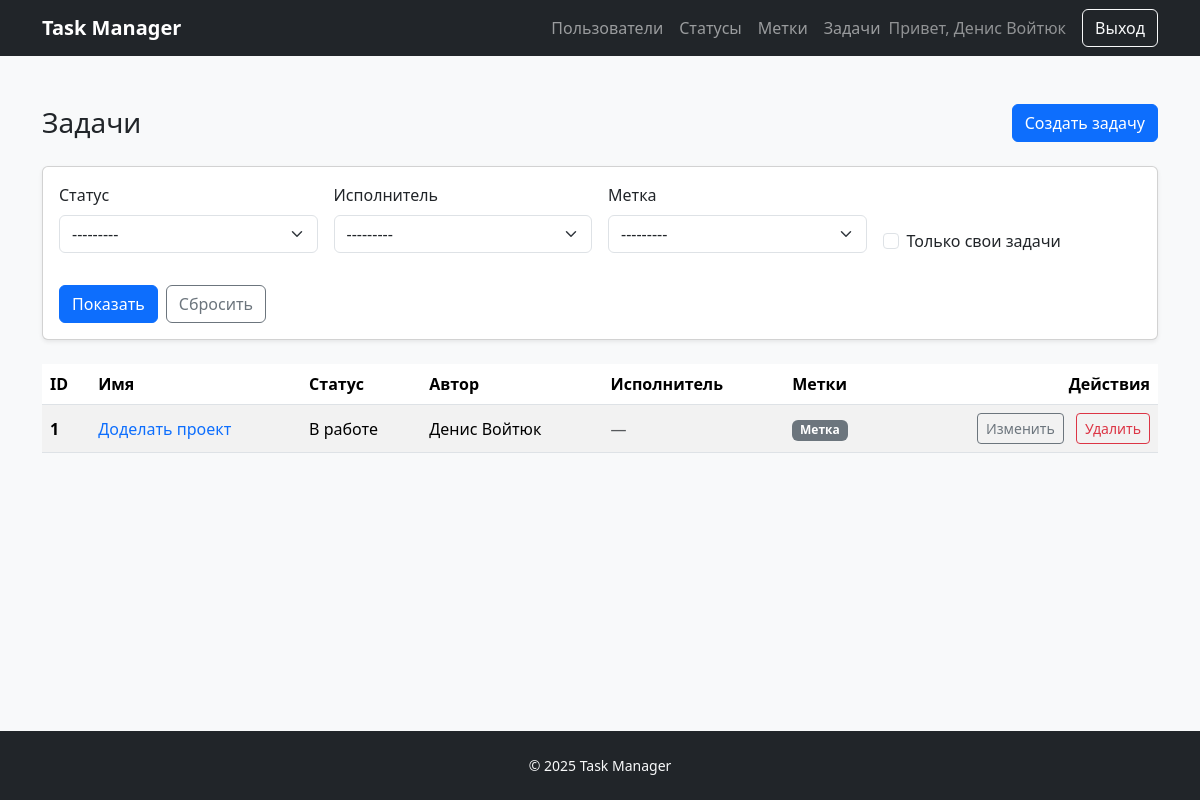
The page /tasks/ (signed in) on the database as committed earlier.
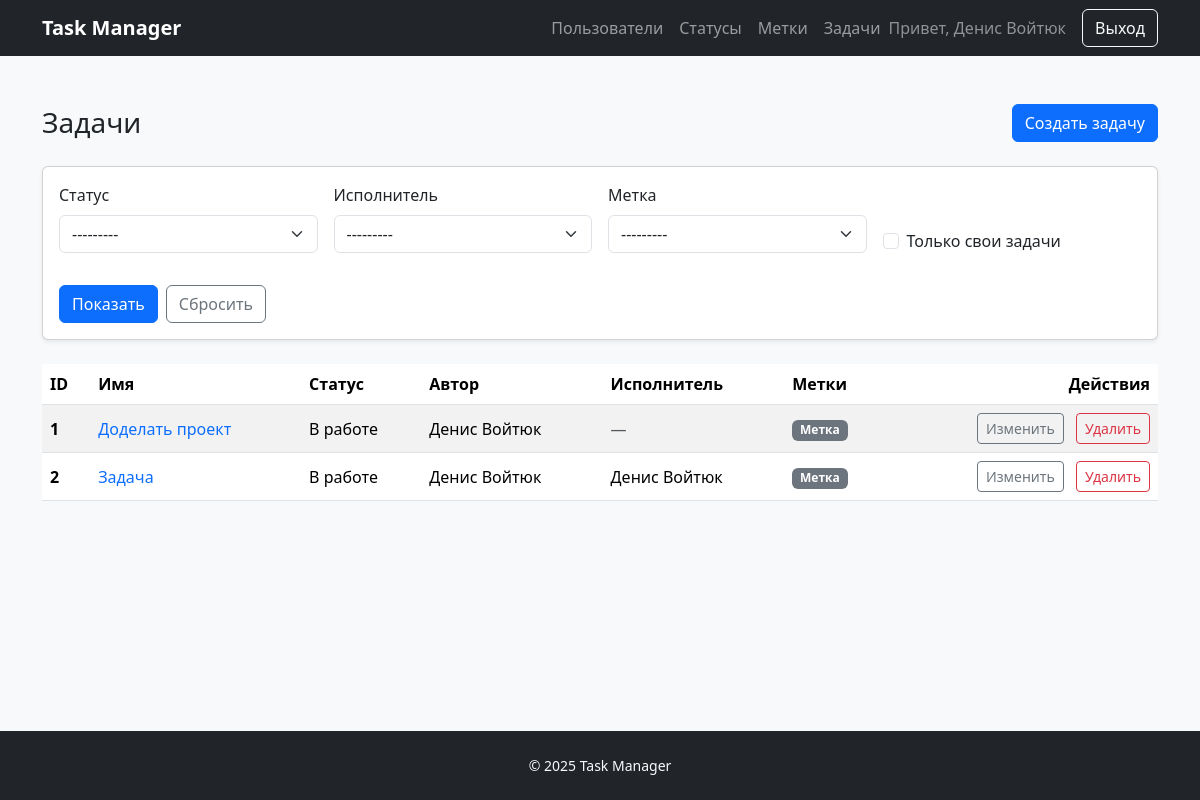
The same page on the database as committed later.
### task_manager/tasks/models.py (models this page shows, shortened)
class Task(models.Model):
    name = models.CharField(_("Name"), max_length=150)
    description = models.TextField(_("Description"), blank=True)
    status = models.ForeignKey(
        Status,
        on_delete=models.PROTECT,
        related_name="tasks",
        verbose_name=_("Status"),
    )
    author = models.ForeignKey(
        User,
        on_delete=models.PROTECT,
        related_name="authored_tasks",
        verbose_name=_("Author"),
    )
    executor = models.ForeignKey(
        User,
        on_delete=models.PROTECT,
        related_name="assigned_tasks",
        verbose_name=_("Executor"),
        null=True,
        blank=True,
    )
    labels = models.ManyToManyField(
        Label,
        related_name="tasks",
        verbose_name=_("Labels"),
        blank=True,
    )
    created_at = models.DateTimeField(_("Created at"), auto_now_add=True)
    class Meta:
        ordering = ("pk",)
        verbose_name = _("Task")
        verbose_name_plural = _("Tasks")

### task_manager/statuses/models.py (models this page shows)
class Status(models.Model):
    name = models.CharField(_("Name"), max_length=150, unique=True)
    created_at = models.DateTimeField(_("Created at"), auto_now_add=True)
    class Meta:
        ordering = ("pk",)
        verbose_name = _("Status")
        verbose_name_plural = _("Statuses")
    def __str__(self):
        return self.name

### task_manager/labels/models.py (models this page shows)
class Label(models.Model):
    name = models.CharField(_("Name"), max_length=150, unique=True)
    created_at = models.DateTimeField(_("Created at"), auto_now_add=True)
    class Meta:
        ordering = ("pk",)
        verbose_name = _("Label")
        verbose_name_plural = _("Labels")
    def __str__(self):
        return self.name

### task_manager/tasks/views.py (the view)
# urls.py: path("", TaskListView.as_view(), name="list"),
class TaskListView(LoginMessageRequiredMixin, FilterView):
    model = Task
    template_name = "tasks/index.html"
    context_object_name = "tasks"
    filterset_class = TaskFilter
    queryset = Task.objects.select_related("status", "author", "executor").prefetch_related("labels").order_by("pk")
    def get_filterset_kwargs(self, filterset_class):
        kwargs = super().get_filterset_kwargs(filterset_class)
        kwargs["request"] = self.request
        return kwargs

### templates/tasks/index.html (shortened to what this page needs)
{% extends "base.html" %}
{% load django_bootstrap5 %}
{% block content %}
  <div class="d-flex justify-content-between align-items-center mb-4">
    <h1 class="h3 mb-0">Задачи</h1>
    <a class="btn btn-primary" href="{% url 'tasks:create' %}">Создать задачу</a>
  </div>
  {% if filter %}
    <form method="get" class="card card-body mb-4 shadow-sm">
      <div class="row g-3 align-items-end">
        <div class="col-md-3">
          {% bootstrap_field filter.form.status form_group_class="mb-0" show_help=False %}
        </div>
        <div class="col-md-3">
          {% bootstrap_field filter.form.executor form_group_class="mb-0" show_help=False %}
        </div>
        <div class="col-md-3">
          {% bootstrap_field filter.form.labels form_group_class="mb-0" show_help=False %}
        </div>
        <div class="col-md-3">
          {% bootstrap_field filter.form.my_tasks form_group_class="mb-0" show_help=False %}
        </div>
      </div>
      <div class="d-flex gap-2 mt-3">
        <button class="btn btn-primary" type="submit">Показать</button>
        <a class="btn btn-outline-secondary" href="{% url 'tasks:list' %}">Сбросить</a>
      </div>
    </form>
  {% endif %}
  <div class="table-responsive">
    <table class="table table-striped align-middle">
      <thead>
        <tr>
          <th scope="col">ID</th>
          <th scope="col">Имя</th>
          <th scope="col">Статус</th>
          <th scope="col">Автор</th>
          <th scope="col">Исполнитель</th>
          <th scope="col">Метки</th>
          <th scope="col" class="text-end">Действия</th>
        </tr>
      </thead>
      <tbody>
        {% for task in tasks %}
          <tr>
            <th scope="row">{{ task.pk }}</th>
            <td>
              <a href="{% url 'tasks:detail' task.pk %}" class="link-primary text-decoration-none">
                {{ task.name }}
              </a>
            </td>
            <td>{{ task.status.name }}</td>
            <td>{{ task.author.get_full_name|default:task.author.username }}</td>
            <td>
              {% if task.executor %}
                {{ task.executor.get_full_name|default:task.executor.username }}
              {% else %}
                <span class="text-muted">—</span>
              {% endif %}
            </td>
            <td>
              {% with labels=task.labels.all %}
                {% if labels %}
                  {% for label in labels %}
                    <span class="badge text-bg-secondary me-1">{{ label.name }}</span>
                  {% endfor %}
                {% else %}
                  <span class="text-muted">—</span>
                {% endif %}
              {% endwith %}
            </td>
            <td class="text-end">
              <a class="btn btn-sm btn-outline-secondary" href="{% url 'tasks:update' task.pk %}">Изменить</a>
              {% if request.user.pk == task.author_id %}
                <a class="btn btn-sm btn-outline-danger ms-2" href="{% url 'tasks:delete' task.pk %}">Удалить</a>
              {% endif %}
            </td>
          </tr>
        {% empty %}
          <tr>
            <td colspan="7" class="text-center py-4">Задачи отсутствуют.</td>
          </tr>
        {% endfor %}
      </tbody>
    </table>
  </div>
{% endblock %}

### templates/base.html (shortened to what this page needs)
{% load django_bootstrap5 %}
<!doctype html>
<html lang="en">
  <head>
    {% bootstrap_css %}
  </head>
  <body class="bg-light d-flex flex-column min-vh-100">
    <header>
      <nav class="navbar navbar-expand-lg navbar-dark bg-dark">
        <div class="container">
          <a class="navbar-brand fw-bold" href="{% url 'index' %}">Task Manager</a>
          <div class="collapse navbar-collapse" id="navbarNav">
            <ul class="navbar-nav ms-auto align-items-lg-center gap-2 gap-lg-0">
              <li class="nav-item">
                <a class="nav-link" href="{% url 'users:list' %}">Пользователи</a>
              </li>
              {% if user.is_authenticated %}
                <li class="nav-item">
                  <a class="nav-link" href="{% url 'statuses:list' %}">Статусы</a>
                </li>
                <li class="nav-item">
                  <a class="nav-link" href="{% url 'labels:list' %}">Метки</a>
                </li>
                <li class="nav-item">
                  <a class="nav-link" href="{% url 'tasks:list' %}">Задачи</a>
                </li>
                <li class="nav-item">
                  <span class="navbar-text text-white-50 me-lg-3">Привет, {{ user.get_full_name|default:user.username }}</span>
                </li>
                <li class="nav-item">
                  <form method="post" action="{% url 'logout' %}">
                    <button class="btn btn-outline-light" type="submit">Выход</button>
                  </form>
                </li>
              {% endif %}
            </ul>
          </div>
        </div>
      </nav>
    </header>
    <main class="py-5">
      <div class="container">
        {% block content %}{% endblock %}
      </div>
    </main>
    <footer class="bg-dark text-light text-center py-4 mt-auto">
      <div class="container">
        <p class="mb-0 small">&copy; {% now "Y" %} Task Manager</p>
      </div>
    </footer>
  </body>
</html>

Rows that differ between the two databases and show on the page:
added Task: pk "2", name "Задача", status.name "В работе", author.get_full_name "Денис Войтюк", executor.get_full_name "Денис Войтюк", shows "Удалить", Label (name "Метка")
